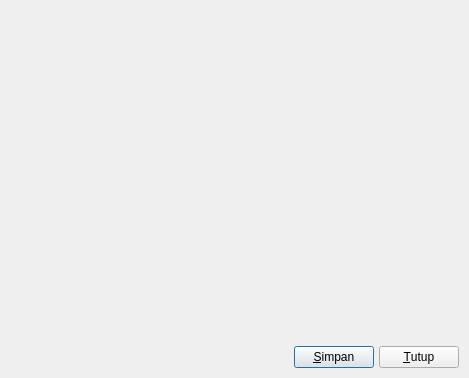
<?xml version="1.0" encoding="UTF-8"?>
<ui version="4.0">
 <class>SettingsDialog</class>
 <widget class="QDialog" name="SettingsDialog">
  <property name="geometry">
   <rect>
    <x>0</x>
    <y>0</y>
    <width>469</width>
    <height>378</height>
   </rect>
  </property>
  <property name="windowTitle">
   <string>Dialog</string>
  </property>
  <layout class="QVBoxLayout" name="verticalLayout" stretch="1,0">
   <property name="spacing">
    <number>0</number>
   </property>
   <property name="leftMargin">
    <number>0</number>
   </property>
   <property name="topMargin">
    <number>0</number>
   </property>
   <property name="rightMargin">
    <number>0</number>
   </property>
   <property name="bottomMargin">
    <number>0</number>
   </property>
   <item>
    <widget class="LeftTabWidget" name="contentFrame" native="true"/>
   </item>
   <item>
    <widget class="QFrame" name="footerFrame">
     <layout class="QHBoxLayout" name="horizontalLayout">
      <property name="spacing">
       <number>5</number>
      </property>
      <property name="leftMargin">
       <number>10</number>
      </property>
      <property name="topMargin">
       <number>10</number>
      </property>
      <property name="rightMargin">
       <number>10</number>
      </property>
      <property name="bottomMargin">
       <number>10</number>
      </property>
      <item>
       <spacer name="horizontalSpacer">
        <property name="orientation">
         <enum>Qt::Horizontal</enum>
        </property>
        <property name="sizeHint" stdset="0">
         <size>
          <width>40</width>
          <height>20</height>
         </size>
        </property>
       </spacer>
      </item>
      <item>
       <widget class="QPushButton" name="saveButton">
        <property name="text">
         <string>&amp;Simpan</string>
        </property>
        <property name="icon">
         <iconset resource="../../app.qrc">
          <normaloff>:/icons/save</normaloff>:/icons/save</iconset>
        </property>
       </widget>
      </item>
      <item>
       <widget class="QPushButton" name="cancelButton">
        <property name="text">
         <string>&amp;Tutup</string>
        </property>
        <property name="icon">
         <iconset resource="../../app.qrc">
          <normaloff>:/icons/clear</normaloff>:/icons/clear</iconset>
        </property>
       </widget>
      </item>
     </layout>
    </widget>
   </item>
  </layout>
 </widget>
 <customwidgets>
  <customwidget>
   <class>LeftTabWidget</class>
   <extends>QWidget</extends>
   <header>lefttabwidget.h</header>
   <container>1</container>
  </customwidget>
 </customwidgets>
 <resources>
  <include location="../../app.qrc"/>
 </resources>
 <connections/>
</ui>
